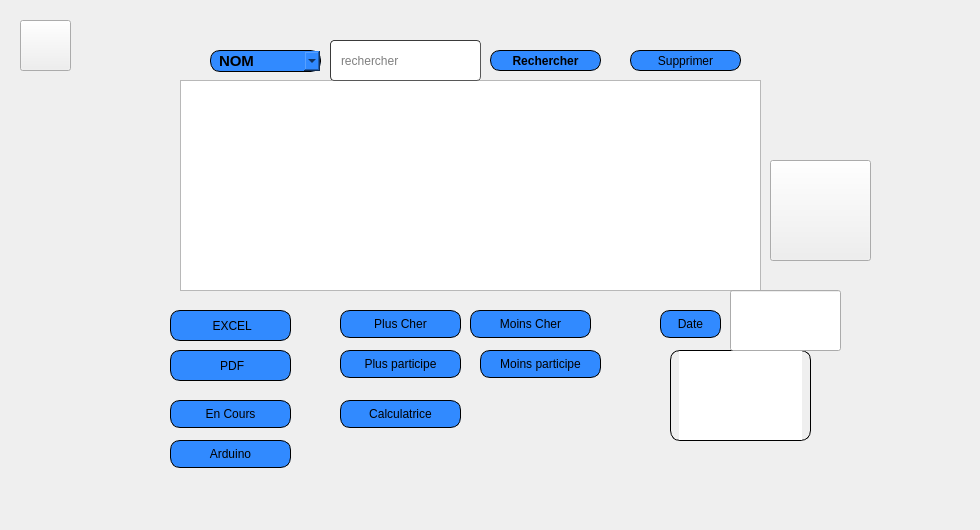
         <widget class="QWidget" name="page_18">
          <widget class="QLabel" name="label_51">
           <property name="geometry">
            <rect>
             <x>0</x>
             <y>-20</y>
             <width>971</width>
             <height>521</height>
            </rect>
           </property>
           <property name="text">
            <string/>
           </property>
           <property name="pixmap">
            <pixmap resource="qt.qrc">:/new/prefix1/icons/haya.png</pixmap>
           </property>
          </widget>
          <widget class="QLabel" name="label_52">
           <property name="geometry">
            <rect>
             <x>120</x>
             <y>30</y>
             <width>761</width>
             <height>441</height>
            </rect>
           </property>
           <property name="text">
            <string/>
           </property>
           <property name="pixmap">
            <pixmap resource="qt.qrc">:/new/prefix1/icons/imf.jpg</pixmap>
           </property>
          </widget>
          <widget class="QTableView" name="tableView">
           <property name="geometry">
            <rect>
             <x>180</x>
             <y>80</y>
             <width>581</width>
             <height>211</height>
            </rect>
           </property>
           <property name="styleSheet">
            <string notr="true">gridline-color: rgb(0, 0, 255);

selection-color: rgb(0, 0, 255);</string>
           </property>
          </widget>
          <widget class="QComboBox" name="comboBox">
           <property name="geometry">
            <rect>
             <x>210</x>
             <y>50</y>
             <width>111</width>
             <height>22</height>
            </rect>
           </property>
           <property name="font">
            <font>
             <family>Arial</family>
             <pointsize>11</pointsize>
             <weight>75</weight>
             <italic>false</italic>
             <bold>true</bold>
            </font>
           </property>
           <property name="styleSheet">
            <string notr="true">		border: 1px solid black;
border-radius: 10px;
padding: 0 8px;
background: #318aff;
font: bold, &quot;Arial&quot;;;
text-align:center;
</string>
           </property>
           <item>
            <property name="text">
             <string>NOM</string>
            </property>
           </item>
           <item>
            <property name="text">
             <string>PRIX</string>
            </property>
           </item>
           <item>
            <property name="text">
             <string>DATE</string>
            </property>
           </item>
          </widget>
          <widget class="QPushButton" name="search">
           <property name="geometry">
            <rect>
             <x>490</x>
             <y>50</y>
             <width>111</width>
             <height>21</height>
            </rect>
           </property>
           <property name="font">
            <font>
             <family>Arial</family>
             <pointsize>9</pointsize>
             <weight>75</weight>
             <italic>false</italic>
             <bold>true</bold>
            </font>
           </property>
           <property name="styleSheet">
            <string notr="true">		border: 1px solid black;
border-radius: 10px;
padding: 0 8px;
background: #318aff;
font: bold, &quot;Arial&quot;;;
text-align:center;
</string>
           </property>
           <property name="text">
            <string>Rechercher</string>
           </property>
           <property name="icon">
            <iconset resource="qt.qrc">
             <normaloff>:/new/prefix1/icons/AP.png</normaloff>:/new/prefix1/icons/AP.png</iconset>
           </property>
           <property name="iconSize">
            <size>
             <width>20</width>
             <height>20</height>
            </size>
           </property>
          </widget>
          <widget class="QLineEdit" name="recherche">
           <property name="geometry">
            <rect>
             <x>330</x>
             <y>40</y>
             <width>151</width>
             <height>41</height>
            </rect>
           </property>
           <property name="styleSheet">
            <string notr="true">	border-width: 1px; border-radius: 4px;
	border-color: rgb(58, 58, 58);
	border-style: inset;
	padding: 0 8px;


	selection-background-color: rgb(187, 187, 187);
	
gridline-color: rgb(0, 0, 255);</string>
           </property>
           <property name="placeholderText">
            <string>rechercher</string>
           </property>
          </widget>
          <widget class="QPushButton" name="supprimer">
           <property name="geometry">
            <rect>
             <x>630</x>
             <y>50</y>
             <width>111</width>
             <height>21</height>
            </rect>
           </property>
           <property name="styleSheet">
            <string notr="true">		border: 1px solid black;
border-radius: 10px;
padding: 0 8px;
background: #318aff;
font: bold, &quot;Arial&quot;;;
text-align:center;
</string>
           </property>
           <property name="text">
            <string>Supprimer</string>
           </property>
           <property name="icon">
            <iconset resource="qt.qrc">
             <normaloff>:/new/prefix1/icons/PP.png</normaloff>:/new/prefix1/icons/PP.png</iconset>
           </property>
          </widget>
          <widget class="QPushButton" name="excel">
           <property name="geometry">
            <rect>
             <x>170</x>
             <y>310</y>
             <width>121</width>
             <height>31</height>
            </rect>
           </property>
           <property name="styleSheet">
            <string notr="true">		border: 1px solid black;
border-radius: 10px;
padding: 0 8px;
background: #318aff;
font: bold, &quot;Arial&quot;;;
text-align:center;
</string>
           </property>
           <property name="text">
            <string> EXCEL</string>
           </property>
           <property name="icon">
            <iconset resource="qt.qrc">
             <normaloff>:/new/prefix1/icons/unnamed.png</normaloff>:/new/prefix1/icons/unnamed.png</iconset>
           </property>
          </widget>
          <widget class="QPushButton" name="pdf">
           <property name="geometry">
            <rect>
             <x>170</x>
             <y>350</y>
             <width>121</width>
             <height>31</height>
            </rect>
           </property>
           <property name="styleSheet">
            <string notr="true">		border: 1px solid black;
border-radius: 10px;
padding: 0 8px;
background: #318aff;
font: bold, &quot;Arial&quot;;;
text-align:center;
</string>
           </property>
           <property name="text">
            <string> PDF</string>
           </property>
           <property name="icon">
            <iconset resource="qt.qrc">
             <normaloff>:/new/prefix1/icons/unnamed.png</normaloff>:/new/prefix1/icons/unnamed.png</iconset>
           </property>
          </widget>
          <widget class="QPushButton" name="encours">
           <property name="geometry">
            <rect>
             <x>170</x>
             <y>400</y>
             <width>121</width>
             <height>28</height>
            </rect>
           </property>
           <property name="styleSheet">
            <string notr="true">		border: 1px solid black;
border-radius: 10px;
padding: 0 8px;
background: #318aff;
font: bold, &quot;Arial&quot;;;
text-align:center;
</string>
           </property>
           <property name="text">
            <string>En Cours</string>
           </property>
           <property name="icon">
            <iconset resource="qt.qrc">
             <normaloff>:/new/prefix1/icons/1458512 (1).png</normaloff>:/new/prefix1/icons/1458512 (1).png</iconset>
           </property>
          </widget>
          <widget class="QPushButton" name="pushButton">
           <property name="geometry">
            <rect>
             <x>340</x>
             <y>400</y>
             <width>121</width>
             <height>28</height>
            </rect>
           </property>
           <property name="styleSheet">
            <string notr="true">		border: 1px solid black;
border-radius: 10px;
padding: 0 8px;
background: #318aff;
font: bold, &quot;Arial&quot;;;
text-align:center;
</string>
           </property>
           <property name="text">
            <string>Calculatrice</string>
           </property>
           <property name="icon">
            <iconset resource="qt.qrc">
             <normaloff>:/new/prefix1/icons/B.png</normaloff>:/new/prefix1/icons/B.png</iconset>
           </property>
          </widget>
          <widget class="QPushButton" name="arduino">
           <property name="geometry">
            <rect>
             <x>170</x>
             <y>440</y>
             <width>121</width>
             <height>28</height>
            </rect>
           </property>
           <property name="styleSheet">
            <string notr="true">		border: 1px solid black;
border-radius: 10px;
padding: 0 8px;
background: #318aff;
font: bold, &quot;Arial&quot;;;
text-align:center;
</string>
           </property>
           <property name="text">
            <string>Arduino</string>
           </property>
           <property name="icon">
            <iconset resource="qt.qrc">
             <normaloff>:/new/prefix1/icons/arrow.png</normaloff>:/new/prefix1/icons/arrow.png</iconset>
           </property>
          </widget>
          <widget class="QTableView" name="tabdate">
           <property name="geometry">
            <rect>
             <x>670</x>
             <y>350</y>
             <width>141</width>
             <height>91</height>
            </rect>
           </property>
           <property name="styleSheet">
            <string notr="true">		border: 1px solid black;
border-radius: 10px;
padding: 0 8px;

font: bold, &quot;Arial&quot;;;
text-align:center;
</string>
           </property>
          </widget>
          <widget class="QLineEdit" name="nbdate">
           <property name="geometry">
            <rect>
             <x>730</x>
             <y>290</y>
             <width>111</width>
             <height>61</height>
            </rect>
           </property>
          </widget>
          <widget class="QPushButton" name="pbdate">
           <property name="geometry">
            <rect>
             <x>660</x>
             <y>310</y>
             <width>61</width>
             <height>28</height>
            </rect>
           </property>
           <property name="styleSheet">
            <string notr="true">		border: 1px solid black;
border-radius: 10px;
padding: 0 8px;
background: #318aff;
font: bold, &quot;Arial&quot;;;
text-align:center;
</string>
           </property>
           <property name="text">
            <string>Date</string>
           </property>
          </widget>
          <widget class="QLabel" name="label_97">
           <property name="geometry">
            <rect>
             <x>170</x>
             <y>50</y>
             <width>31</width>
             <height>21</height>
            </rect>
           </property>
           <property name="text">
            <string/>
           </property>
           <property name="pixmap">
            <pixmap resource="qt.qrc">:/new/prefix1/icons/alpha.png</pixmap>
           </property>
           <property name="scaledContents">
            <bool>true</bool>
           </property>
          </widget>
          <widget class="QPushButton" name="annuler">
           <property name="enabled">
            <bool>true</bool>
           </property>
           <property name="geometry">
            <rect>
             <x>770</x>
             <y>160</y>
             <width>101</width>
             <height>101</height>
            </rect>
           </property>
           <property name="text">
            <string/>
           </property>
           <property name="icon">
            <iconset resource="qt.qrc">
             <normaloff>:/new/prefix1/icons/523146.png</normaloff>:/new/prefix1/icons/523146.png</iconset>
           </property>
           <property name="iconSize">
            <size>
             <width>90</width>
             <height>150</height>
            </size>
           </property>
           <property name="autoDefault">
            <bool>false</bool>
           </property>
          </widget>
          <widget class="QPushButton" name="home_event">
           <property name="geometry">
            <rect>
             <x>20</x>
             <y>20</y>
             <width>51</width>
             <height>51</height>
            </rect>
           </property>
           <property name="styleSheet">
            <string notr="true">background-image: url(:/new/prefix1/icons/icons8_home_48px.png);</string>
           </property>
           <property name="text">
            <string/>
           </property>
          </widget>
          <widget class="QPushButton" name="details">
           <property name="geometry">
            <rect>
             <x>340</x>
             <y>310</y>
             <width>121</width>
             <height>28</height>
            </rect>
           </property>
           <property name="styleSheet">
            <string notr="true">		border: 1px solid black;
border-radius: 10px;
padding: 0 8px;
background: #318aff;
font: bold, &quot;Arial&quot;;;
text-align:center;
</string>
           </property>
           <property name="text">
            <string>Plus Cher</string>
           </property>
           <property name="icon">
            <iconset resource="qt.qrc">
             <normaloff>:/new/prefix1/icons/1458512 (1).png</normaloff>:/new/prefix1/icons/1458512 (1).png</iconset>
           </property>
          </widget>
          <widget class="QPushButton" name="moins_cher">
           <property name="geometry">
            <rect>
             <x>470</x>
             <y>310</y>
             <width>121</width>
             <height>28</height>
            </rect>
           </property>
           <property name="styleSheet">
            <string notr="true">		border: 1px solid black;
border-radius: 10px;
padding: 0 8px;
background: #318aff;
font: bold, &quot;Arial&quot;;;
text-align:center;
</string>
           </property>
           <property name="text">
            <string>Moins Cher</string>
           </property>
           <property name="icon">
            <iconset resource="qt.qrc">
             <normaloff>:/new/prefix1/icons/1458512 (1).png</normaloff>:/new/prefix1/icons/1458512 (1).png</iconset>
           </property>
          </widget>
          <widget class="QPushButton" name="mindemande">
           <property name="geometry">
            <rect>
             <x>480</x>
             <y>350</y>
             <width>121</width>
             <height>28</height>
            </rect>
           </property>
           <property name="styleSheet">
            <string notr="true">		border: 1px solid black;
border-radius: 10px;
padding: 0 8px;
background: #318aff;
font: bold, &quot;Arial&quot;;;
text-align:center;
</string>
           </property>
           <property name="text">
            <string>Moins participe</string>
           </property>
           <property name="icon">
            <iconset resource="qt.qrc">
             <normaloff>:/new/prefix1/icons/2558944.png</normaloff>:/new/prefix1/icons/2558944.png</iconset>
           </property>
          </widget>
          <widget class="QPushButton" name="max_demande">
           <property name="geometry">
            <rect>
             <x>340</x>
             <y>350</y>
             <width>121</width>
             <height>28</height>
            </rect>
           </property>
           <property name="styleSheet">
            <string notr="true">		border: 1px solid black;
border-radius: 10px;
padding: 0 8px;
background: #318aff;
font: bold, &quot;Arial&quot;;;
text-align:center;
</string>
           </property>
           <property name="text">
            <string>Plus participe</string>
           </property>
           <property name="icon">
            <iconset resource="qt.qrc">
             <normaloff>:/new/prefix1/icons/2558944.png</normaloff>:/new/prefix1/icons/2558944.png</iconset>
           </property>
          </widget>
         </widget>
